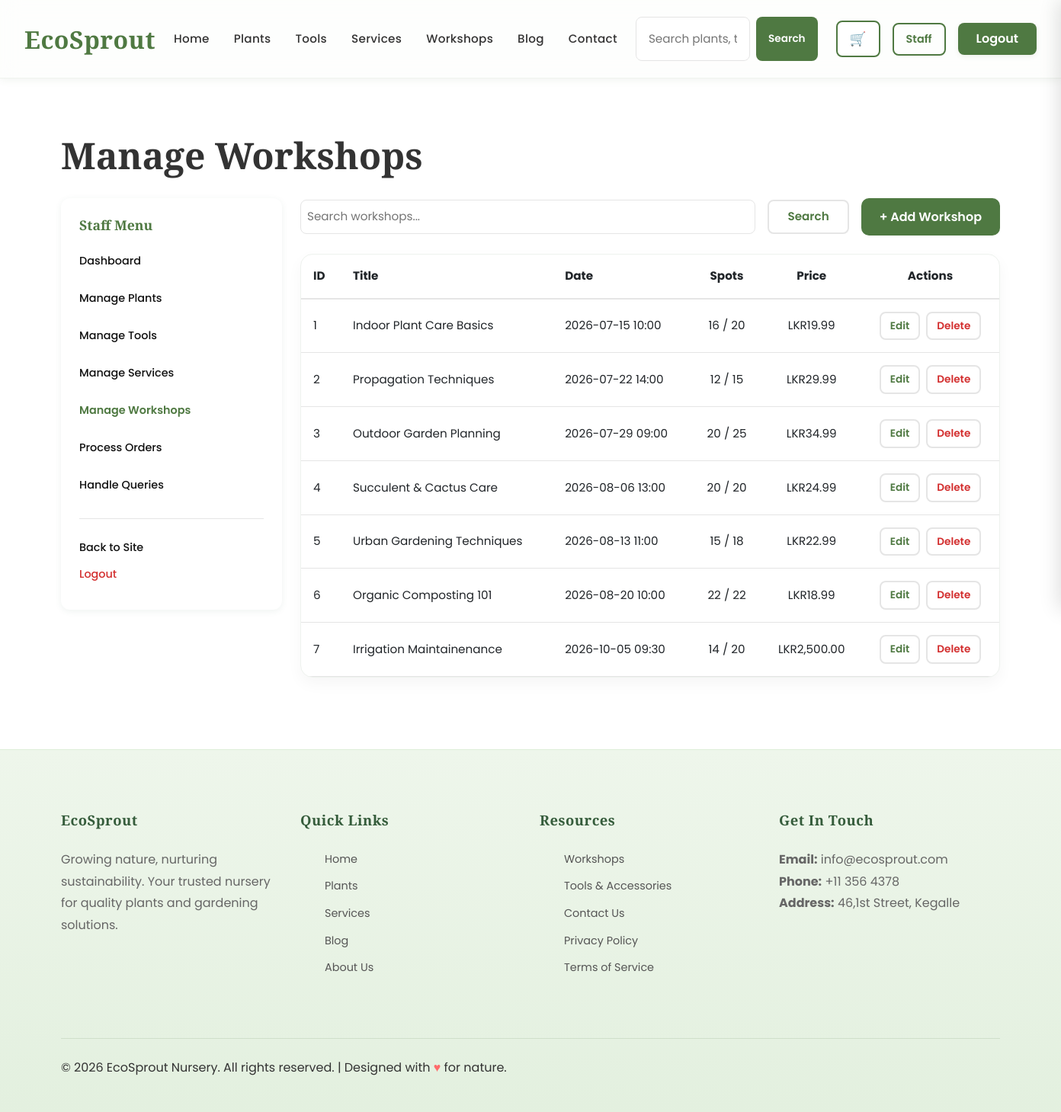
Page /Frontend/staff/workshops.php (signed in) on the committed database.
### tables this page shows
CREATE TABLE IF NOT EXISTS `workshops` (
  `id` int NOT NULL AUTO_INCREMENT,
  `title` varchar(255) NOT NULL,
  `description` text,
  `event_date` date NOT NULL,
  `event_time` time NOT NULL,
  `duration_hours` decimal(4,1) DEFAULT '2.0',
  `difficulty` varchar(50) DEFAULT 'Beginner',
  `capacity` int NOT NULL DEFAULT '20',
  `spots_available` int NOT NULL DEFAULT '20',
  `price` decimal(10,2) NOT NULL,
  `image_url` varchar(255) DEFAULT 'assets/images/workshop-1.jpg',
  `image_url_2` varchar(255) DEFAULT NULL,
  `image_url_3` varchar(255) DEFAULT NULL,
  `is_active` tinyint NOT NULL DEFAULT '1',
  `created_at` timestamp NULL DEFAULT CURRENT_TIMESTAMP,
  PRIMARY KEY (`id`)
);

### Frontend/includes/helpers.php (called while the page is built, shortened)
<?php
function e($text)
{
  return htmlspecialchars((string) $text, ENT_QUOTES, 'UTF-8');
}

### Frontend/staff/workshops.php (the view, shortened to what this page needs)
<?php
require_once __DIR__ . '/../config/db.php';
require_once __DIR__ . '/../includes/helpers.php';
$search = isset($_GET['search']) ? trim($_GET['search']) : '';
$sql = 'SELECT * FROM workshops WHERE 1=1';
$sql .= ' ORDER BY event_date ASC';
$stmt = $pdo->prepare($sql);
$stmt->execute();
$workshops = $stmt->fetchAll();
include '../includes/header.php';
?>
<main>
<section class="section">
<div class="container">
<h1 style="margin-bottom: var(--spacing-lg);">Manage Workshops</h1>
<div class="row">
<div class="col-md-3 mb-4"><?php include '../includes/staff_sidebar.php'; ?></div>
<div class="col-md-9 mb-4">
<div style="display:flex;justify-content:space-between;align-items:center;margin-bottom:var(--spacing-lg);flex-wrap:wrap;gap:var(--spacing-md);">
<form method="get" style="display:flex;gap:var(--spacing-md);flex:1;min-width:250px;">
<input type="text" name="search" placeholder="Search workshops..." value="<?php echo e($search); ?>" style="flex:1;padding:var(--spacing-sm);">
<button type="submit" class="btn-outline">Search</button>
</form>
<a href="workshop-form.php" class="btn-primary">+ Add Workshop</a>
</div>
<div class="card">
<div style="overflow-x:auto;">
<table style="width:100%;font-size:0.95rem;">
<thead>
<tr style="border-bottom:2px solid var(--light-gray);">
<th style="padding:var(--spacing-md);text-align:left;">ID</th>
<th style="padding:var(--spacing-md);text-align:left;">Title</th>
<th style="padding:var(--spacing-md);text-align:left;">Date</th>
<th style="padding:var(--spacing-md);text-align:center;">Spots</th>
<th style="padding:var(--spacing-md);text-align:center;">Price</th>
<th style="padding:var(--spacing-md);text-align:center;">Actions</th>
</tr>
</thead>
<tbody>
<?php foreach ($workshops as $ws) { ?>
<tr style="border-bottom:1px solid var(--light-gray);">
<td style="padding:var(--spacing-md);"><?php echo (int)$ws['id']; ?></td>
<td style="padding:var(--spacing-md);"><?php echo e($ws['title']); ?></td>
<td style="padding:var(--spacing-md);"><?php echo e($ws['event_date'] . ' ' . substr($ws['event_time'], 0, 5)); ?></td>
<td style="padding:var(--spacing-md);text-align:center;"><?php echo (int)$ws['spots_available']; ?> / <?php echo (int)$ws['capacity']; ?></td>
<td style="padding:var(--spacing-md);text-align:center;">LKR<?php echo e(number_format((float)$ws['price'], 2)); ?></td>
<td style="padding:var(--spacing-md);text-align:center;">
<a href="workshop-form.php?id=<?php echo (int)$ws['id']; ?>" class="btn-outline btn-small" style="margin-right:4px;">Edit</a>
<form method="post" action="workshop-handler.php" style="display:inline;" onsubmit="return confirm('Delete this workshop?');">
<button type="submit" class="btn-outline btn-small" style="color:#d32f2f;">Delete</button>
</form>
</td>
</tr>
<?php } ?>
</tbody>
</table>
</div>
</div>
</div>
</div>
</div>
</section>
</main>
<?php include '../includes/footer.php'; ?>

### Frontend/assets/css/style.css (style rules this page uses)
:root { --primary-color: #4F7942; --secondary-color: #7BA05B; --light-green: #DDEED8; --background-color: #F8F9F5; --text-color: #333333; --secondary-text: #666666; --surface-color: #FFFFFF; --dark-green: #2D5A3D; --accent-color: #7BA05B; --light-gray: #E5E5E5; --border-color: #E5E5E5; --spacing-xs: 4px; --spacing-sm: 8px; --spacing-md: 16px; --spacing-lg: 24px; --spacing-xl: 32px; --spacing-xxl: 48px; --border-radius: 8px; --border-radius-lg: 12px; --transition: all 0.3s ease; }
* { margin: 0; padding: 0; box-sizing: border-box; }
html { scroll-behavior: smooth; }
body { font-family: 'Poppins', sans-serif; background-color: var(--background-color); color: var(--text-color); line-height: 1.6; font-size: 16px; }
h1, h2, h3, h4, h5, h6 { font-family: 'Playfair Display', serif; color: var(--text-color); line-height: 1.3; margin-bottom: var(--spacing-md); font-weight: 700; }
h1 { font-size: 3rem; }
a { color: var(--primary-color); text-decoration: none; transition: var(--transition); }
.btn-primary { background: var(--primary-color); color: white; border: none; padding: 12px 24px; border-radius: 10px; font-weight: 600; transition: .3s; }
.btn-outline { background-color: transparent; color: var(--primary-color); padding: var(--spacing-sm) var(--spacing-lg); border: 2px solid var(--border-color); border-radius: var(--border-radius); cursor: pointer; font-size: 0.95rem; font-weight: 600; transition: var(--transition); display: inline-block; }
.btn-small { padding: 6px 12px; font-size: 0.85rem; }
.card { border-radius: 16px; overflow: hidden; border: 1px solid #eef2ee; box-shadow: 0 8px 20px rgba(0,0,0,0.04); transition: all .3s ease; }
input[type="text"], input[type="email"], input[type="password"], input[type="number"], input[type="date"], input[type="tel"], textarea, select { width: 100%; padding: var(--spacing-md); border: 1.5px solid var(--light-gray); border-radius: var(--border-radius); font-family: 'Poppins', sans-serif; font-size: 0.95rem; transition: var(--transition); background-color: var(--surface-color); color: var(--text-color); }
.container { max-width: 1280px; margin: auto; padding: 0 24px; }
.section { padding: 70px var(--spacing-lg); }
.section:nth-child(odd) { background-color: var(--surface-color); }
.section { position: relative; }
.mb-4 { margin-bottom: var(--spacing-xl); }

### rows in the picture
workshops: id "1", title "Indoor Plant Care Basics", event_date+event_time "2026-07-15 10:00", spots_available "16", capacity "20", price "19.99"
workshops: id "2", title "Propagation Techniques", event_date+event_time "2026-07-22 14:00", spots_available "12", capacity "15", price "29.99"
workshops: id "3", title "Outdoor Garden Planning", event_date+event_time "2026-07-29 09:00", spots_available "20", capacity "25", price "34.99"
workshops: id "4", title "Succulent & Cactus Care", event_date+event_time "2026-08-06 13:00", spots_available "20", capacity "20", price "24.99"
workshops: id "5", title "Urban Gardening Techniques", event_date+event_time "2026-08-13 11:00", spots_available "15", capacity "18", price "22.99"
workshops: id "6", title "Organic Composting 101", event_date+event_time "2026-08-20 10:00", spots_available "22", capacity "22", price "18.99"
workshops: id "7", title "Irrigation Maintainenance", event_date+event_time "2026-10-05 09:30", spots_available "14", capacity "20", price "2,500.00"
